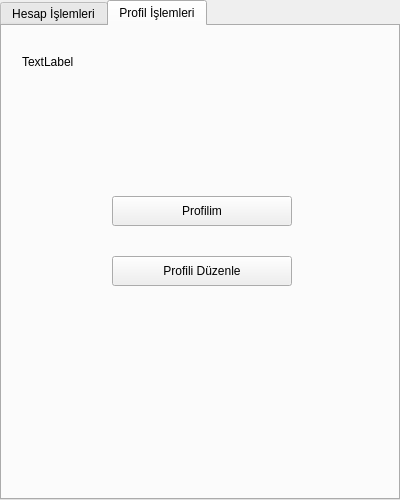
<?xml version="1.0" encoding="UTF-8"?>
<ui version="4.0">
 <class>Form</class>
 <widget class="QWidget" name="Form">
  <property name="geometry">
   <rect>
    <x>0</x>
    <y>0</y>
    <width>400</width>
    <height>500</height>
   </rect>
  </property>
  <property name="minimumSize">
   <size>
    <width>400</width>
    <height>500</height>
   </size>
  </property>
  <property name="maximumSize">
   <size>
    <width>400</width>
    <height>500</height>
   </size>
  </property>
  <property name="windowTitle">
   <string>HomeScreen</string>
  </property>
  <widget class="QTabWidget" name="tabWidget">
   <property name="geometry">
    <rect>
     <x>0</x>
     <y>0</y>
     <width>400</width>
     <height>500</height>
    </rect>
   </property>
   <property name="mouseTracking">
    <bool>true</bool>
   </property>
   <property name="layoutDirection">
    <enum>Qt::LeftToRight</enum>
   </property>
   <property name="tabPosition">
    <enum>QTabWidget::North</enum>
   </property>
   <property name="currentIndex">
    <number>1</number>
   </property>
   <property name="movable">
    <bool>true</bool>
   </property>
   <property name="tabBarAutoHide">
    <bool>false</bool>
   </property>
   <widget class="QWidget" name="Para">
    <attribute name="title">
     <string>Hesap İşlemleri</string>
    </attribute>
    <widget class="QPushButton" name="btnMoneySend">
     <property name="geometry">
      <rect>
       <x>110</x>
       <y>170</y>
       <width>180</width>
       <height>30</height>
      </rect>
     </property>
     <property name="text">
      <string>Para Gönder</string>
     </property>
    </widget>
    <widget class="QPushButton" name="btnMoneyStatement">
     <property name="geometry">
      <rect>
       <x>110</x>
       <y>230</y>
       <width>180</width>
       <height>30</height>
      </rect>
     </property>
     <property name="text">
      <string>Hesap Özeti</string>
     </property>
    </widget>
    <widget class="QLabel" name="lbNameView">
     <property name="geometry">
      <rect>
       <x>20</x>
       <y>20</y>
       <width>131</width>
       <height>31</height>
      </rect>
     </property>
     <property name="text">
      <string>TextLabel</string>
     </property>
    </widget>
   </widget>
   <widget class="QWidget" name="Profil">
    <attribute name="title">
     <string>Profil İşlemleri</string>
    </attribute>
    <widget class="QPushButton" name="btnProfile">
     <property name="geometry">
      <rect>
       <x>110</x>
       <y>170</y>
       <width>180</width>
       <height>30</height>
      </rect>
     </property>
     <property name="text">
      <string>Profilim</string>
     </property>
    </widget>
    <widget class="QLabel" name="lbNameView_2">
     <property name="geometry">
      <rect>
       <x>20</x>
       <y>20</y>
       <width>131</width>
       <height>31</height>
      </rect>
     </property>
     <property name="text">
      <string>TextLabel</string>
     </property>
    </widget>
    <widget class="QPushButton" name="btnProfileSetting">
     <property name="geometry">
      <rect>
       <x>110</x>
       <y>230</y>
       <width>180</width>
       <height>30</height>
      </rect>
     </property>
     <property name="text">
      <string>Profili Düzenle</string>
     </property>
    </widget>
   </widget>
  </widget>
 </widget>
 <resources/>
 <connections/>
</ui>
